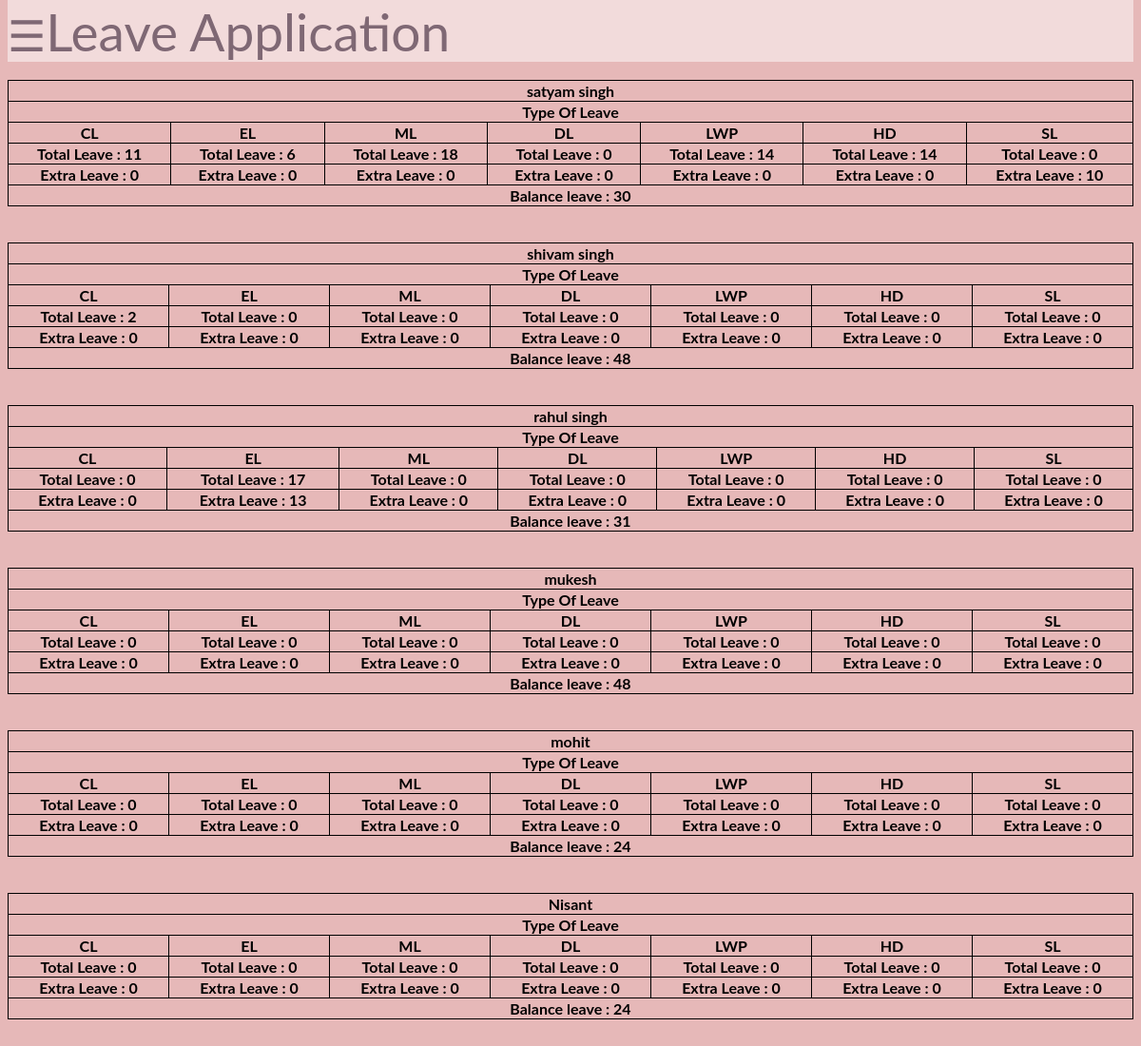
Page /consolidated_report.php (signed in) on the committed database.
### tables this page shows
CREATE TABLE `user_table` (
  `userid` int(11) NOT NULL,
  `fullname` varchar(50) NOT NULL,
  `username` varchar(20) NOT NULL,
  `password` varchar(20) NOT NULL,
  `secret_word` varchar(20) NOT NULL,
  `position` int(10) NOT NULL,
  `sex` varchar(10) NOT NULL,
  `mobile_no` varchar(20) NOT NULL,
  `address` varchar(100) NOT NULL,
  `coordinator` varchar(20) NOT NULL
);

CREATE TABLE `leave_table` (
  `id` int(18) NOT NULL,
  `username` varchar(20) NOT NULL,
  `CL` int(5) NOT NULL DEFAULT '24',
  `EL` int(5) NOT NULL DEFAULT '0',
  `DL` int(5) NOT NULL DEFAULT '0',
  `ML` int(5) NOT NULL DEFAULT '0',
  `LWP` int(5) NOT NULL DEFAULT '0',
  `HD` int(5) NOT NULL DEFAULT '0',
  `SL` int(5) NOT NULL DEFAULT '0'
);

### consolidated_report.php (the view, shortened to what this page needs)
<?php
if($_SESSION["position"] == '2'){
  include 'admin_header.php';
  }
 ?>
<html lang="en">
<head>
</head>
<body>
    <?php
     include "config.php";
    $sql = "SELECT * FROM user_table";
    $result = mysqli_query($conn, $sql) or die("Query Failed.");
    if(mysqli_num_rows($result) > 0){
      while($row = mysqli_fetch_assoc($result)){
    ?>
    <table>
        <tr>
            <th colspan="7"><?php echo $row['fullname']; ?></th>
        </tr>
        <tr>
            <th colspan="7">Type Of Leave</th>
        </tr>
        <tr>
            <th>CL</th>
            <th>EL</th>
            <th>ML</th>
            <th>DL</th>
            <th>LWP</th>
            <th>HD</th>
            <th>SL</th>
        </tr>
        <?php
    $sql_cl = "SELECT * FROM status WHERE username = '{$row['username']}' AND coordinator_status = 'yes' AND admin_status = 'yes' ";
    $result_cl = mysqli_query($conn, $sql_cl) or die("Query Failed.");
  ?>
<?php
$cl_leave = 0;
$el_leave = 0;
$ml_leave = 0;
$dl_leave = 0;
$hd_leave = 0;
$sl_leave = 0;
$lwp_leave = 0;
           while($row_cl = mysqli_fetch_assoc($result_cl)){
          ?>
        <tr>
            <?php
             if($row_cl['leave_type'] == 'CL'){$cl_leave += $row_cl['total_leave'];}
             if($row_cl['leave_type'] == 'EL'){ $el_leave += $row_cl['total_leave'];}
             if($row_cl['leave_type'] == 'ML'){ $ml_leave += $row_cl['total_leave'];}
             if($row_cl['leave_type'] == 'LWP'){ $lwp_leave += $row_cl['total_leave'];}
             if($row_cl['leave_type'] == 'HD'){ $hd_leave += $row_cl['total_leave'];}
             if($row_cl['leave_type'] == 'SL'){ $sl_leave += $row_cl['total_leave'];}    } ?>
        <tr>
            <th>Total Leave : <?php echo $cl_leave; ?></th>
            <th>Total Leave : <?php echo $el_leave; ?></th>
            <th>Total Leave : <?php echo $ml_leave; ?></th>
            <th>Total Leave : <?php echo $dl_leave; ?></th>
            <th>Total Leave : <?php echo $lwp_leave; ?></th>
            <th>Total Leave : <?php echo $hd_leave; ?></th>
            <th>Total Leave : <?php echo $sl_leave; ?></th>
        </tr>
        <tr>
        <?PHP
             $sql2 = "SELECT * FROM leave_table WHERE username = '{$row['username']}'";
             $result2 = mysqli_query($conn, $sql2) or die("Query Failed.");
             $row2 = mysqli_fetch_assoc($result2);
             ?>
            <th>Extra Leave : <?php if($row2['CL'] < 0 ){echo -$row2['CL'];}else{ echo "0"; } ?></th>
            <th>Extra Leave : <?php if($row2['EL'] < 0 ){echo -$row2['EL'];}else{ echo "0"; } ?></th>
            <th>Extra Leave : <?php if($row2['ML'] < 0 ){echo -$row2['ML'];}else{ echo "0"; } ?></th>
            <th>Extra Leave : <?php if($row2['DL'] < 0 ){echo -$row2['DL'];}else{ echo "0"; } ?> </th>
            <th>Extra Leave : <?php if($row2['LWP'] < 0 ){echo -$row2['LWP'];}else{ echo "0"; } ?></th>
            <th>Extra Leave : <?php if($row2['HD'] < 0 ){echo -$row2['HD'];}else{ echo "0"; } ?></th>
            <th>Extra Leave : <?php if($row2['SL'] < 0 ){echo -$row2['SL'];}else{ echo "0"; } ?></th>
        </tr>
        <tr>
            <th colspan="7">Balance leave : <?PHP echo $row2['CL'] +$row2['EL'] + $row2['ML'] + $row2['DL'] + $row2['SL'] + $row2['LWP'] + $row2['HD'] ;   ?></th>
        </tr>
     </table>
     <br><br>
     <?php } } ?>
     <br>
</body>
</html>

### admin_header.php (shortened to what this page needs)
<html lang="en">
<head>
</head>
<body>
<div id="header"><span id="span" onclick="openNav()">&#9776;</span>Leave Application</div><br>
</html>

### admin_header.php (style rules this page uses)
#header { opacity: 0.5; background-color: white; color: rgb(26, 26, 51); width: 100%; position: sticky; position: -webkit-sticky; top: 0px; left: 0px; height: 65px; font-size: 55px; }
#span { font-size:45px; cursor:pointer; }
body { font-family: "Lato", sans-serif; margin-top: 0px; padding-top: 0px; user-select: none; }

### consolidated_report.php (style rules this page uses)
table, th, td { border: 1px solid black; }
table { width: 100%; border-collapse: collapse; empty-cells:initial; margin-top: 0px; padding-top: 0px; }
body { user-select: none; background: #e6b8b8; }

### rows in the picture
user_table: fullname "satyam singh", cl_leave "11", el_leave "6", ml_leave "18", dl_leave "0", lwp_leave "14", hd_leave "14", sl_leave "0", leave_table.SL "10", leave_table.CL+EL+ML "30"
user_table: fullname "shivam singh", cl_leave "2", el_leave "0", ml_leave "0", dl_leave "0", lwp_leave "0", hd_leave "0", sl_leave "0", leave_table.CL+EL+ML "48"
user_table: fullname "rahul singh", cl_leave "0", el_leave "17", ml_leave "0", dl_leave "0", lwp_leave "0", hd_leave "0", sl_leave "0", leave_table.EL "13", leave_table.CL+EL+ML "31"
user_table: fullname "mukesh", cl_leave "0", el_leave "0", ml_leave "0", dl_leave "0", lwp_leave "0", hd_leave "0", sl_leave "0", leave_table.CL+EL+ML "48"
user_table: fullname "mohit", cl_leave "0", el_leave "0", ml_leave "0", dl_leave "0", lwp_leave "0", hd_leave "0", sl_leave "0", leave_table.CL "24"
user_table: fullname "Nisant", cl_leave "0", el_leave "0", ml_leave "0", dl_leave "0", lwp_leave "0", hd_leave "0", sl_leave "0", leave_table.CL "24"
